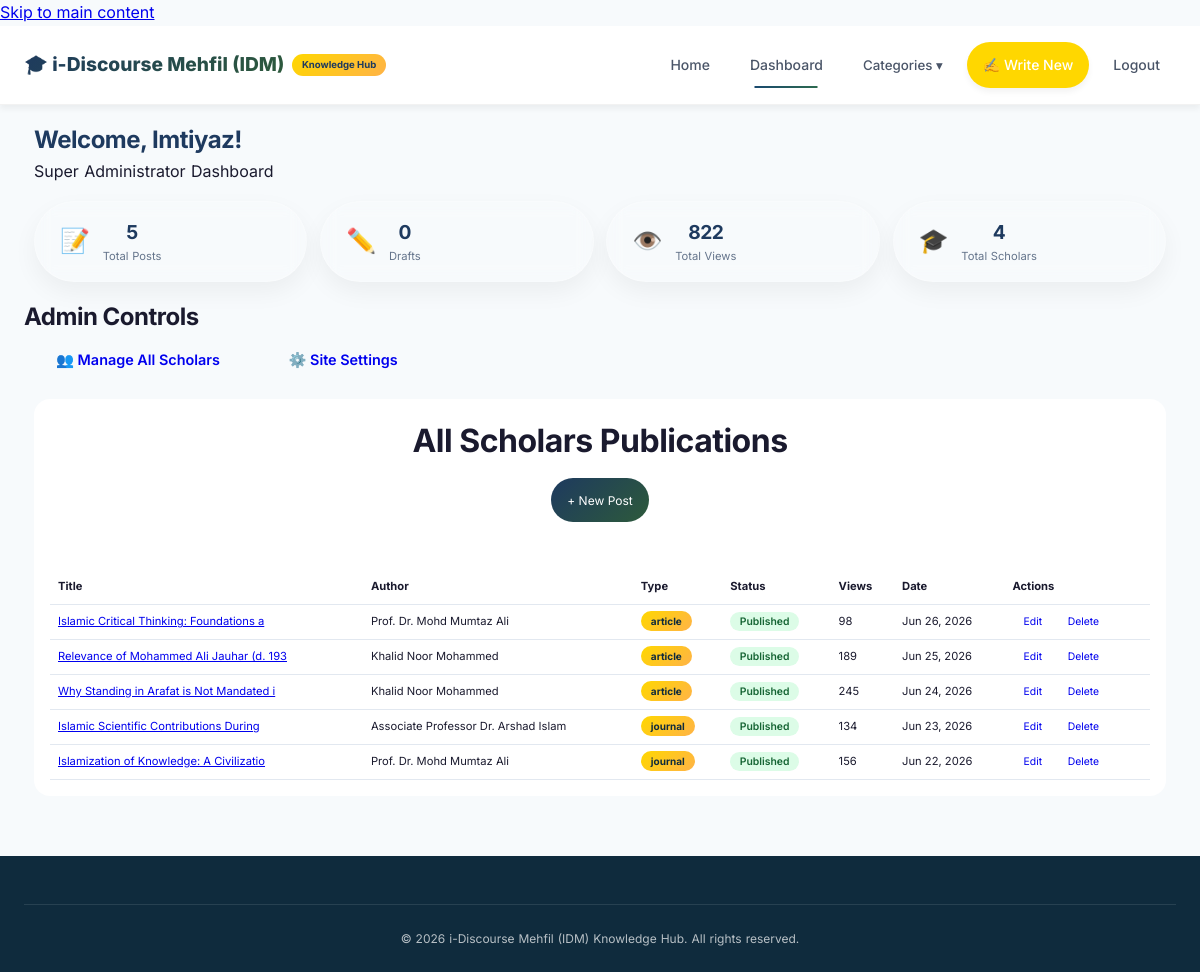
/dashboard.php (signed in), run on the app's committed database.
### tables this page shows
CREATE TABLE `posts` (
    `id` INT(11) NOT NULL AUTO_INCREMENT,
    `title` VARCHAR(255) NOT NULL,
    `title_bm` VARCHAR(255) DEFAULT NULL,
    `content` LONGTEXT NOT NULL,
    `content_bm` LONGTEXT DEFAULT NULL,
    `excerpt` TEXT DEFAULT NULL,
    `featured_image` VARCHAR(255) DEFAULT NULL,
    `post_type` ENUM('article', 'fatwa', 'tafsir', 'hadith_study', 'fiqh', 'usuluddin', 'islamic_finance', 'halal_research', 'book_chapter', 'journal', 'lecture', 'findings') DEFAULT 'article',
    `status` ENUM('draft', 'published', 'under_review') DEFAULT 'draft',
    `author_id` INT(11) DEFAULT NULL,
    `views` INT(11) DEFAULT 0,
    `unique_views` INT(11) DEFAULT 0,
    `references_text` TEXT DEFAULT NULL,
    `created_at` TIMESTAMP NOT NULL DEFAULT CURRENT_TIMESTAMP,
    `updated_at` TIMESTAMP NOT NULL DEFAULT CURRENT_TIMESTAMP ON UPDATE CURRENT_TIMESTAMP,
    PRIMARY KEY (`id`),
    FULLTEXT KEY `search_idx` (`title`, `content`, `excerpt`),
    FOREIGN KEY (`author_id`) REFERENCES `users`(`id`) ON DELETE CASCADE
);

CREATE TABLE `users` (
    `id` INT(11) NOT NULL AUTO_INCREMENT,
    `username` VARCHAR(50) NOT NULL,
    `email` VARCHAR(100) NOT NULL,
    `password` VARCHAR(255) NOT NULL,
    `full_name` VARCHAR(100) NOT NULL,
    `role` ENUM('admin', 'scholar', 'reader') DEFAULT 'reader',
    `profile_image` VARCHAR(255) DEFAULT NULL,
    `bio` TEXT DEFAULT NULL,
    `institution` VARCHAR(150) DEFAULT NULL,
    `specialization` VARCHAR(100) DEFAULT NULL,
    `malaysia_state` VARCHAR(50) DEFAULT NULL,
    `google_scholar` VARCHAR(255) DEFAULT NULL,
    `researchgate` VARCHAR(255) DEFAULT NULL,
    `display_order` INT(11) DEFAULT 0,
    `created_at` TIMESTAMP NOT NULL DEFAULT CURRENT_TIMESTAMP,
    PRIMARY KEY (`id`),
    UNIQUE KEY `username` (`username`),
    UNIQUE KEY `email` (`email`)
);

### dashboard.php (the view, shortened to what this page needs)
<?php
require_once 'config/database.php';
$user_role = $_SESSION['role'];
$isAdmin = ($user_role === 'admin');
$totalPosts = $draftPosts = 0;
$totalViews = 0;
$recentPosts = [];
$totalScholars = 0;
if (isset($pdo) && $pdo) {
    try {
        if ($isAdmin) {
            $stmt = $pdo->prepare("SELECT COUNT(*) as total FROM posts");
            $stmt->execute();
            $totalPosts = $stmt->fetch()['total'];
            $stmt = $pdo->prepare("SELECT COUNT(*) as total FROM posts WHERE status = 'draft'");
            $stmt->execute();
            $draftPosts = $stmt->fetch()['total'];
            $stmt = $pdo->prepare("SELECT SUM(views) as total FROM posts");
            $stmt->execute();
            $totalViews = $stmt->fetch()['total'] ?? 0;
            $stmt = $pdo->prepare("SELECT p.*, u.full_name as author_name FROM posts p JOIN users u ON p.author_id = u.id ORDER BY p.created_at DESC LIMIT 10");
            $stmt->execute();
            $recentPosts = $stmt->fetchAll();
        }
        if ($isAdmin) {
            $stmt = $pdo->query("SELECT COUNT(*) as total FROM users WHERE role = 'scholar'");
            $totalScholars = $stmt->fetch()['total'];
        }
    } catch (Exception $e) {
        $db_error = $db_error ?? $e->getMessage();
    }
} else {
    $db_error = $db_error ?? 'Database unavailable.';
}
?>
<!DOCTYPE html>
<html lang="en">
<head>
    <link rel="stylesheet" href="css/islamic-style.css">
    <link rel="stylesheet" href="css/style.css">
    <link rel="stylesheet" href="https://cdnjs.cloudflare.com/ajax/libs/font-awesome/6.0.0/css/all.min.css">
</head>
<body>
    <nav class="navbar">
        <div class="container">
            <div class="nav-brand">
                <a href="index.php">🎓 i-Discourse Mehfil (IDM)</a>
                <span class="malaysia-badge">Knowledge Hub</span>
            </div>
            <div class="nav-menu">
                <a href="index.php" class="nav-link">Home</a>
                <a href="dashboard.php" class="nav-link active">Dashboard</a>
                <div class="dropdown">
                    <button class="dropdown-btn">Categories ▾</button>
                </div>
                <a href="write-post.php" class="nav-link btn-primary">✍️ Write New</a>
                <a href="logout.php" class="nav-link">Logout</a>
            </div>
        </div>
    </nav>
    <main class="container">
        <div class="dashboard-header">
            <h1>Welcome, <?php echo htmlspecialchars($_SESSION['full_name']); ?>!</h1>
            <p><?php echo $isAdmin ? 'Super Administrator Dashboard' : 'Your Scholarly Publishing Dashboard'; ?></p>
        </div>
        <div class="stats-grid">
            <div class="stat-card">
                <div class="stat-icon">📝</div>
                <div class="stat-info">
                    <h3><?php echo $totalPosts; ?></h3>
                    <p>Total Posts</p>
                </div>
            </div>
            <div class="stat-card">
                <div class="stat-icon">✏️</div>
                <div class="stat-info">
                    <h3><?php echo $draftPosts; ?></h3>
                    <p>Drafts</p>
                </div>
            </div>
            <div class="stat-card">
                <div class="stat-icon">👁️</div>
                <div class="stat-info">
                    <h3><?php echo number_format($totalViews); ?></h3>
                    <p>Total Views</p>
                </div>
            </div>
            <?php if($isAdmin): ?>
            <div class="stat-card">
                <div class="stat-icon">🎓</div>
                <div class="stat-info">
                    <h3><?php echo $totalScholars; ?></h3>
                    <p>Total Scholars</p>
                </div>
            </div>
            <?php endif; ?>
        </div>
        <?php if($isAdmin): ?>
        <div class="admin-section">
            <h2>Admin Controls</h2>
            <div class="admin-buttons">
                <a href="admin/users.php" class="btn btn-secondary">👥 Manage All Scholars</a>
                <a href="admin/settings.php" class="btn btn-secondary">⚙️ Site Settings</a>
            </div>
        </div>
        <?php endif; ?>
        <div class="recent-posts">
            <div class="section-header">
                <h2><?php echo $isAdmin ? 'All Scholars Publications' : 'Your Publications'; ?></h2>
                <a href="write-post.php" class="btn-small">+ New Post</a>
            </div>
            <?php if(count($recentPosts) > 0): ?>
                <div class="posts-table">
                    <table>
                        <thead>
                            <tr>
                                <th>Title</th>
                                <?php if($isAdmin): ?>
                                <th>Author</th>
                                <?php endif; ?>
                                <th>Type</th>
                                <th>Status</th>
                                <th>Views</th>
                                <th>Date</th>
                                <th>Actions</th>
                            </tr>
                        </thead>
                        <tbody>
                            <?php foreach($recentPosts as $post): ?>
                            <tr>
                                <td><a href="view-post.php?id=<?php echo $post['id']; ?>"><?php echo htmlspecialchars(substr($post['title'], 0, 40)); ?></a></td>
                                <?php if($isAdmin): ?>
                                <td><?php echo htmlspecialchars($post['author_name'] ?? 'Unknown'); ?></td>
                                <?php endif; ?>
                                <td><span class="badge"><?php echo str_replace('_', ' ', $post['post_type']); ?></span></td>
                                <td><span class="status-badge <?php echo $post['status']; ?>"><?php echo ucfirst($post['status']); ?></span></td>
                                <td><?php echo number_format($post['views']); ?></td>
                                <td><?php echo date('M d, Y', strtotime($post['created_at'])); ?></td>
                                <td>
                                    <a href="edit-post.php?id=<?php echo $post['id']; ?>" class="action-btn edit">Edit</a>
                                    <a href="delete-post.php?id=<?php echo $post['id']; ?>" class="action-btn delete" onclick="return confirm('Are you sure you want to delete this post?')">Delete</a>
                                </td>
                            </tr>
                            <?php endforeach; ?>
                        </tbody>
                    </table>
                </div>
            <?php else: ?>
                <p class="no-data">No posts yet. <a href="write-post.php">Write your first publication</a></p>
            <?php endif; ?>
        </div>
    </main>
    <footer class="footer">
        <div class="container">
            <div class="footer-bottom">
                <p>&copy; 2026 i-Discourse Mehfil (IDM) Knowledge Hub. All rights reserved.</p>
            </div>
        </div>
    </footer>
</body>
</html>

### css/islamic-style.css (style rules this page uses)
* { margin: 0; padding: 0; box-sizing: border-box; }
body { font-family: 'Inter', 'Segoe UI', system-ui, -apple-system, sans-serif; line-height: 1.6; color: #1a1a2e; background: linear-gradient(135deg, #f5f7fa 0%, #e9ecef 100%); min-height: 100vh; overflow-x: hidden; }
.container { max-width: 1280px; margin: 0 auto; padding: 0 16px; }
.navbar { background: rgba(255, 255, 255, 0.95); backdrop-filter: blur(10px); box-shadow: 0 4px 20px rgba(0, 0, 0, 0.05); position: sticky; top: 0; z-index: 1000; border-bottom: 1px solid rgba(0, 0, 0, 0.05); }
.navbar .container { display: flex; flex-direction: column; padding: 0.8rem 16px; }
.nav-brand { display: flex; justify-content: space-between; align-items: center; width: 100%; margin-bottom: 0.8rem; }
.nav-brand a { font-size: 1.2rem; font-weight: 800; background: linear-gradient(135deg, #1e3a5f, #2d5a3b, #1e3a5f); background-size: 200% 200%; -webkit-background-clip: text; background-clip: text; color: transparent; text-decoration: none; animation: gradientShift 5s ease infinite; }
.malaysia-badge { background: linear-gradient(135deg, #ffd700, #ffb347); color: #1e3a5f; padding: 0.2rem 0.6rem; border-radius: 50px; font-size: 0.6rem; font-weight: 700; margin-left: 0.5rem; display: inline-flex; align-items: center; gap: 0.25rem; }
.nav-menu { display: none; flex-direction: column; gap: 0.5rem; width: 100%; margin-top: 0.5rem; }
.nav-link { text-decoration: none; color: #4a5568; padding: 0.5rem 1rem; transition: all 0.3s ease; border-radius: 50px; font-weight: 500; font-size: 0.9rem; text-align: center; }
.btn-primary { background: linear-gradient(135deg, #1e3a5f, #2d5a3b); color: white !important; border-radius: 50px; padding: 0.5rem 1rem; text-align: center; }
.btn-small { display: inline-flex; align-items: center; justify-content: center; gap: 0.3rem; padding: 0.4rem 1rem; background: linear-gradient(135deg, #1e3a5f, #2d5a3b); color: white; text-decoration: none; border-radius: 50px; font-size: 0.75rem; }
.footer { background: linear-gradient(135deg, #0f1a2c, #1a2a3a); color: #a0aec0; padding: 2rem 0 1rem; margin-top: 2rem; }
.footer-bottom { text-align: center; padding-top: 1.5rem; border-top: 1px solid #2d3748; font-size: 0.7rem; }
.dashboard-header { margin: 1rem 0; padding: 0 10px; }
.dashboard-header h1 { font-size: 1.5rem; color: #1e3a5f; }
.stats-grid { display: grid; grid-template-columns: repeat(2, 1fr); gap: 0.8rem; margin: 1rem 0; padding: 0 10px; }
.stat-card { background: white; padding: 1rem; border-radius: 16px; display: flex; align-items: center; gap: 0.8rem; box-shadow: 0 10px 25px rgba(0, 0, 0, 0.05); }
.stat-icon { font-size: 1.5rem; }
.stat-info h3 { font-size: 1.2rem; color: #1e3a5f; }
.stat-info p { font-size: 0.7rem; color: #64748b; }
.recent-posts { background: white; padding: 1rem; border-radius: 16px; margin: 1rem 10px; overflow-x: auto; }
.posts-table { overflow-x: auto; }
.posts-table table { min-width: 500px; width: 100%; border-collapse: collapse; }
.posts-table th, .posts-table td { padding: 0.5rem; text-align: left; border-bottom: 1px solid #e2e8f0; font-size: 0.7rem; }
.status-badge { padding: 0.2rem 0.6rem; border-radius: 50px; font-size: 0.65rem; font-weight: 600; }
.status-badge.published { background: #dcfce7; color: #166534; }
.action-btn { padding: 0.2rem 0.5rem; margin: 0 0.2rem; font-size: 0.65rem; border-radius: 4px; text-decoration: none; }
.btn { padding: 0.7rem 1.2rem; font-size: 0.9rem; border: none; border-radius: 12px; font-weight: 600; cursor: pointer; }
@media (min-width: 768px) { .container { padding: 0 24px; } }
@media (min-width: 768px) { .navbar .container { flex-direction: row; justify-content: space-between; align-items: center; padding: 1rem 24px; } }
@media (min-width: 768px) { .nav-brand { width: auto; margin-bottom: 0; } }
@media (min-width: 768px) { .nav-menu { display: flex !important; flex-direction: row; width: auto; margin-top: 0; gap: 0.5rem; } }
@media (min-width: 768px) { .stats-grid { grid-template-columns: repeat(4, 1fr); } }
button, .btn, .nav-link, .btn-small, .read-more { cursor: pointer; min-height: 44px; display: inline-flex; align-items: center; justify-content: center; }
html { scroll-behavior: smooth; }

### data on the page
posts: title "Islamic Critical Thinking: Foundations a", author.full_name "Prof. Dr. Mohd Mumtaz Ali", post_type "article", status "Published", views "98", created_at "Jun 26, 2026"
posts: title "Relevance of Mohammed Ali Jauhar (d. 193", author.full_name "Khalid Noor Mohammed", post_type "article", status "Published", views "189", created_at "Jun 25, 2026"
posts: title "Why Standing in Arafat is Not Mandated i", author.full_name "Khalid Noor Mohammed", post_type "article", status "Published", views "245", created_at "Jun 24, 2026"
posts: title "Islamic Scientific Contributions During", author.full_name "Associate Professor Dr. Arshad Islam", post_type "journal", status "Published", views "134", created_at "Jun 23, 2026"
posts: title "Islamization of Knowledge: A Civilizatio", author.full_name "Prof. Dr. Mohd Mumtaz Ali", post_type "journal", status "Published", views "156", created_at "Jun 22, 2026"

### other printed values
$_SESSION['full_name'] "Imtiyaz"
$totalPosts "5"
$draftPosts "0"
$totalViews "822"
$totalScholars "4"
